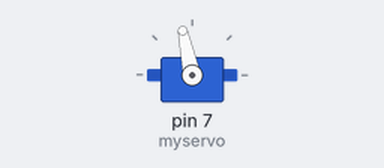
Bench run of a sketch on a simulated Arduino Uno, built with avr-gcc and run on an emulated ATmega328P. Shown: servo. What the sketch prints to the serial monitor is not drawn.

Above: at 0.05 s.
At 0.2 s:
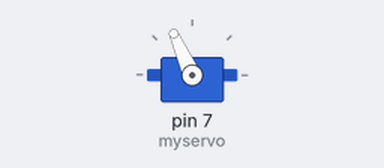
At 0.45 s:
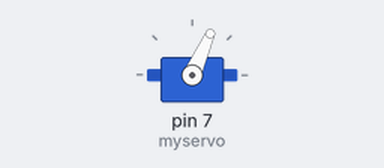
At 0.65 s:
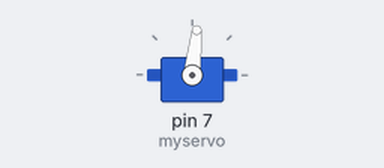
Timing chart, 0 to 3.0 s (numbered marks = the images above):
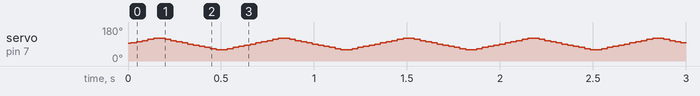

The sketch:

servo-rotation-test.ino
```cpp
#include <Servo.h>

double range = 30;

double target = 90 - range;

Servo myservo;

int pos = 90;
bool servoDirection = true;

void setup() {

  myservo.attach(7);

  Serial.begin(9600);

  Serial.println("Starting");

  myservo.write(target);
}

void loop() {

//put your main code here, to run repeatedly:

    Serial.println(myservo.read());


    if(servoDirection) {
      pos += 3;
      myservo.write(pos);
      delay(15);

      if(pos > 90 + range) {
        servoDirection = false;
      }
    }
    else {
      pos -= 3;
      myservo.write(pos);
      delay(15);

      if(pos < 90 - range) {
        servoDirection = true;
      }
    }


}
```

Measured:
- by itself, servo on pin 7 (myservo): repeats every 0.67 s: 102° 0.03 s, 108° 0.03 s, 114° 0.03 s, 120° 0.06 s, 114° 0.03 s, 108° 0.03 s, 102° 0.03 s, 96° 0.03 s, 90° 0.03 s, 84° 0.03 s, 78° 0.03 s, 72° 0.03 s, 66° 0.03 s, 60° 0.06 s, 66° 0.03 s, 72° 0.03 s, 78° 0.03 s, 84° 0.03 s, 90° 0.03 s, 96° 0.03 s
